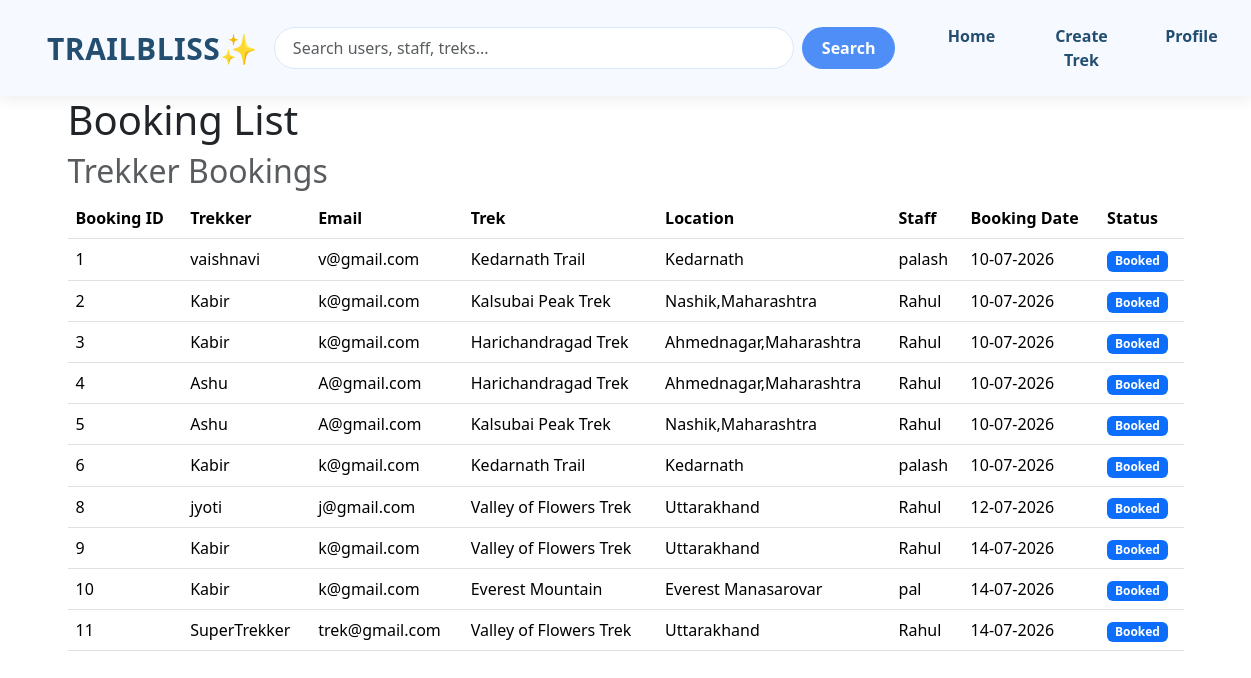
Page /admin_booking_list (signed in) on the committed database.
### models.py (models this page shows)
class Booking(db.Model):
    __tablename__ = 'booking'
    id = db.Column(db.Integer,primary_key =True)
    trekker_id = db.Column(db.Integer,db.ForeignKey('trekker.id'),nullable=False)
    trek_id = db.Column(db.Integer,db.ForeignKey('trek.id'),nullable=False)
    booking_slot = db.Column(db.DateTime,default=datetime.utcnow)
    status =db.Column(db.String(20),default = "Booked")
    __table_args__ = (
    db.UniqueConstraint('trekker_id', 'trek_id', name='uix_trekker_trek'),
)

class Trekker(db.Model):
    __tablename__ = 'trekker'
    id = db.Column(db.Integer,primary_key=True)
    name=db.Column(db.String(20),nullable= False)
    email = db.Column(db.String(64),unique=True,nullable=False)
    passhash = db.Column(db.String(200),nullable=False)
    phone = db.Column(db.String(20),nullable =False)
    is_active = db.Column(db.Boolean,default= True)
    bookings= db.relationship('Booking',backref='trekker',lazy=True)

class Trek(db.Model):
    __tablename__ = 'trek'
    id = db.Column(db.Integer,primary_key=True)
    trek_name=db.Column(db.String(20),nullable= False)
    location = db.Column(db.String(100),nullable=False)
    difficulty = db.Column(db.String(20),nullable=False)
    duration = db.Column(db.Integer,nullable = False)
    available_slots = db.Column(db.Integer,nullable= False)
    staff_id = db.Column(db.Integer,db.ForeignKey('staff.id'),nullable=False)
    start_date=db.Column(db.Date,nullable=False)
    end_date=db.Column(db.Date,nullable=False)
    description = db.Column(db.Text)
    status = db.Column(db.String(20), default='Open')
    booking = db.relationship('Booking',backref='trek',lazy=True)

class Staff(db.Model):
    __tablename__ = 'staff'
    id = db.Column(db.Integer,primary_key=True)
    name=db.Column(db.String(20),nullable= False)
    email = db.Column(db.String(64),unique=True,nullable=False)
    passhash = db.Column(db.String(200),nullable=False)
    contact = db.Column(db.String(20),nullable = False)
    approval_status = db.Column(db.String(20),default="Pending")
    treks = db.relationship('Trek',backref='staff',lazy=True)

### routes.py (the view)
@main_bp.route('/admin_booking_list')
@admin_required
def admin_booking_list():
    if 'admin_id' not in session:
        return redirect(url_for('main.admin_login'))
    bookings = Booking.query.all()
    return render_template(
        'admin/admin_booking_list.html',
        bookings=bookings
    )

### routes.py (called while the page is built)
def admin_required(f):
    @wraps(f)
    def decorated_function(*args, **kwargs):
        if 'admin_id' not in session:
            flash("Please login as Admin.", "warning")
            return redirect(url_for('main.admin_login'))
        return f(*args, **kwargs)
    return decorated_function

### templates/admin/admin_booking_list.html (shortened to what this page needs)
{% extends 'layout.html' %}
{% block content %}
<h1 class="wel">Booking List</h1>
<div class="heading">
    <h2 class="text-muted">Trekker Bookings</h2>
</div>
<table class="table table-hover">
    <thead>
        <tr>
            <th>Booking ID</th>
            <th>Trekker</th>
            <th>Email</th>
            <th>Trek</th>
            <th>Location</th>
            <th>Staff</th>
            <th>Booking Date</th>
            <th>Status</th>
        </tr>
    </thead>
    <tbody>
        {% for booking in bookings %}
        <tr>
            <td>{{ booking.id }}</td>
            <td>{{ booking.trekker.name }}</td>
            <td>{{ booking.trekker.email }}</td>
            <td>{{ booking.trek.trek_name }}</td>
            <td>{{ booking.trek.location }}</td>
            <td>{{ booking.trek.staff.name }}</td>
            <td>{{ booking.booking_slot.strftime('%d-%m-%Y') }}</td>
            <td>
                {% if booking.status == "Booked" %}
                    <span class="badge bg-primary">{{ booking.status }}</span>
                {% elif booking.status == "Completed" %}
                    <span class="badge bg-success">{{ booking.status }}</span>
                {% elif booking.status == "Cancelled" %}
                    <span class="badge bg-danger">{{ booking.status }}</span>
                {% else %}
                    <span class="badge bg-secondary">{{ booking.status }}</span>
                {% endif %}
            </td>
        </tr>
        {% endfor %}
    </tbody>
</table>
{% endblock %}

### templates/layout.html (style rules this page uses)
body { margin: 0; padding: 0; width: auto; }

### rows in the picture
Booking: id "1", trekker.name "vaishnavi", trekker.email "v@gmail.com", trek.trek_name "Kedarnath Trail", trek.location "Kedarnath", trek.staff.name "palash", booking_slot "10-07-2026", status "Booked"
Booking: id "2", trekker.name "Kabir", trekker.email "k@gmail.com", trek.trek_name "Kalsubai Peak Trek", trek.location "Nashik,Maharashtra", trek.staff.name "Rahul", booking_slot "10-07-2026", status "Booked"
Booking: id "3", trekker.name "Kabir", trekker.email "k@gmail.com", trek.trek_name "Harichandragad Trek", trek.location "Ahmednagar,Maharashtra", trek.staff.name "Rahul", booking_slot "10-07-2026", status "Booked"
Booking: id "4", trekker.name "Ashu", trekker.email "A@gmail.com", trek.trek_name "Harichandragad Trek", trek.location "Ahmednagar,Maharashtra", trek.staff.name "Rahul", booking_slot "10-07-2026", status "Booked"
Booking: id "5", trekker.name "Ashu", trekker.email "A@gmail.com", trek.trek_name "Kalsubai Peak Trek", trek.location "Nashik,Maharashtra", trek.staff.name "Rahul", booking_slot "10-07-2026", status "Booked"
Booking: id "6", trekker.name "Kabir", trekker.email "k@gmail.com", trek.trek_name "Kedarnath Trail", trek.location "Kedarnath", trek.staff.name "palash", booking_slot "10-07-2026", status "Booked"
Booking: id "8", trekker.name "jyoti", trekker.email "j@gmail.com", trek.trek_name "Valley of Flowers Trek", trek.location "Uttarakhand", trek.staff.name "Rahul", booking_slot "12-07-2026", status "Booked"
Booking: id "9", trekker.name "Kabir", trekker.email "k@gmail.com", trek.trek_name "Valley of Flowers Trek", trek.location "Uttarakhand", trek.staff.name "Rahul", booking_slot "14-07-2026", status "Booked"
Booking: id "10", trekker.name "Kabir", trekker.email "k@gmail.com", trek.trek_name "Everest Mountain", trek.location "Everest Manasarovar", trek.staff.name "pal", booking_slot "14-07-2026", status "Booked"
Booking: id "11", trekker.name "SuperTrekker", trekker.email "trek@gmail.com", trek.trek_name "Valley of Flowers Trek", trek.location "Uttarakhand", trek.staff.name "Rahul", booking_slot "14-07-2026", status "Booked"
